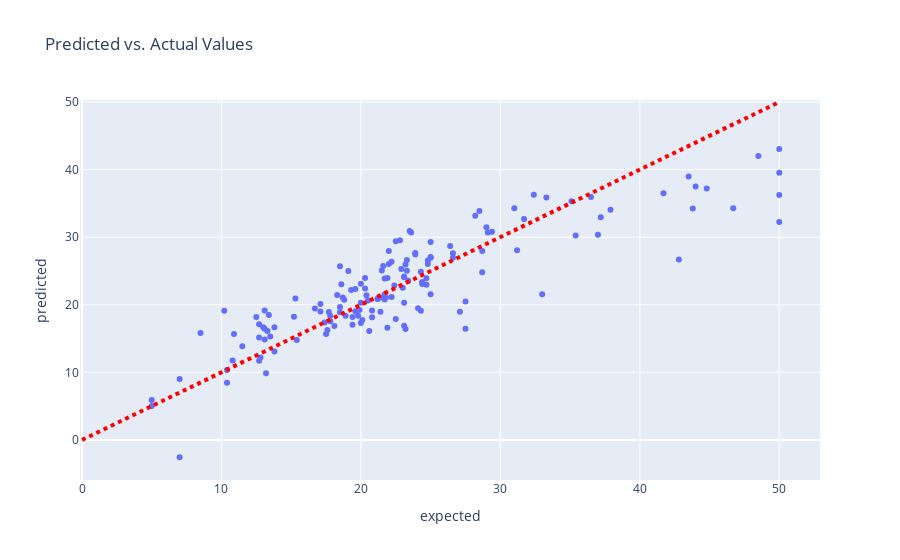

The notebook cell this image was saved under:
### Code cell
%matplotlib inline
# Import plotting package
import plotly.express as px

# Put data to plot in dataframe
df_plot = pd.DataFrame({'expected':expected, 'predicted':predicted})

# Make scatter plot from data
fig = px.scatter(
    df_plot, 
    x='expected', 
    y='predicted',
    title='Predicted vs. Actual Values')

# Add straight line indicating perfect model
fig.add_shape(type="line",
    x0=0, y0=0, x1=50, y1=50,
    line=dict(
        color="Red",
        width=4,
        dash="dot",
    )
)

# Show figure
fig.show()

### Figure 1 — Plotly figure (JSON) as saved in the notebook; plotly's stock layout.template omitted (floating-point values rounded to 4 significant figures; data arrays with more than 128 entries replaced by an {"elided": "..."} marker saying what was removed)
{"data": [{"hovertemplate": "expected=%{x}<br>predicted=%{y}<extra></extra>", "legendgroup": "", "marker": {"color": "#636efa", "symbol": "circle"}, "mode": "markers", "name": "", "orientation": "v", "showlegend": false, "type": "scatter", "x": {"elided": "152 float values"}, "xaxis": "x", "y": {"elided": "152 float values"}, "yaxis": "y"}], "layout": {"autosize": true, "legend": {"tracegroupgap": 0}, "shapes": [{"line": {"color": "Red", "dash": "dot", "width": 4}, "type": "line", "x0": 0, "x1": 50, "y0": 0, "y1": 50}], "title": {"text": "Predicted vs. Actual Values"}, "xaxis": {"anchor": "y", "autorange": true, "domain": [0, 1], "range": [-0.1209, 52.88], "title": {"text": "expected"}, "type": "linear"}, "yaxis": {"anchor": "x", "autorange": true, "domain": [0, 1], "range": [-6.619, 50.64], "title": {"text": "predicted"}, "type": "linear"}}}
